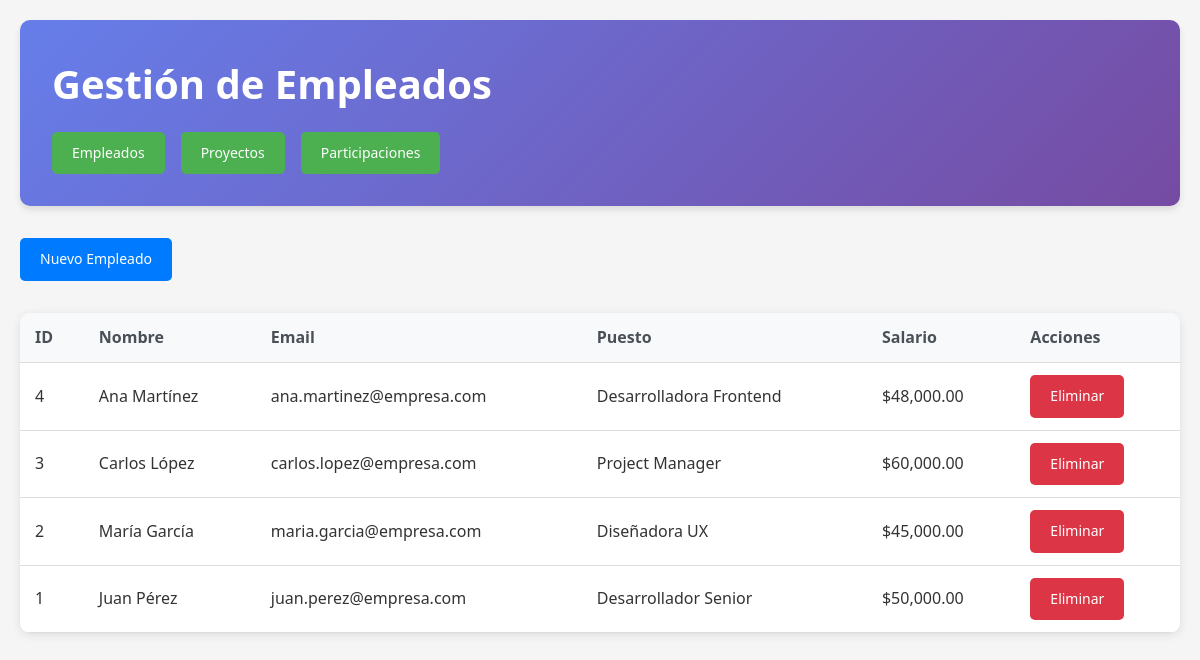
Page /sistema_gestion/index.php on the committed database.
### tables this page shows
CREATE TABLE `empleados` (
  `id` int(11) NOT NULL,
  `nombre` varchar(100) NOT NULL,
  `email` varchar(100) NOT NULL,
  `puesto` varchar(100) NOT NULL,
  `salario` decimal(10,2) NOT NULL,
  `fecha_creacion` timestamp NOT NULL DEFAULT current_timestamp()
);

### sistema_gestion/controllers/EmpleadoController.php (called while the page is built, shortened)
<?php
require_once 'models/EmpleadoModel.php';
class EmpleadoController {
    private $empleadoModel;
    public function __construct($db) {
        $this->empleadoModel = new EmpleadoModel($db);
    }
    public function index() {
        $empleados = $this->empleadoModel->seleccionarTodos();
        include 'views/empleados/index.php';
    }
}
?>

### sistema_gestion/models/EmpleadoModel.php (called while the page is built, shortened)
<?php
class EmpleadoModel {
    private $conn;
    private $table_name = "empleados";
    public function __construct($db) {
        $this->conn = $db;
    }
    public function seleccionarTodos() {
        $query = "SELECT * FROM " . $this->table_name . " ORDER BY id DESC";
        $stmt = $this->conn->prepare($query);
        $stmt->execute();
        return $stmt;
    }
}
?>

### sistema_gestion/views/empleados/index.php (the view, shortened to what this page needs)
<!DOCTYPE html>
<html lang="es">
<head>
    <link rel="stylesheet" href="css/style.css">
</head>
<body>
    <div class="container">
        <header>
            <h1>Gestión de Empleados</h1>
            <nav>
                <a href="index.php?controller=empleado&action=index" class="btn">Empleados</a>
                <a href="index.php?controller=proyecto&action=index" class="btn">Proyectos</a>
                <a href="index.php?controller=participacion&action=index" class="btn">Participaciones</a>
            </nav>
        </header>
        <div class="actions">
            <a href="index.php?controller=empleado&action=create" class="btn btn-primary">Nuevo Empleado</a>
        </div>
        <div class="table-container">
            <table>
                <thead>
                    <tr>
                        <th>ID</th>
                        <th>Nombre</th>
                        <th>Email</th>
                        <th>Puesto</th>
                        <th>Salario</th>
                        <th>Acciones</th>
                    </tr>
                </thead>
                <tbody>
                    <?php while ($empleado = $empleados->fetch(PDO::FETCH_ASSOC)): ?>
                    <tr>
                        <td><?php echo $empleado['id']; ?></td>
                        <td><?php echo htmlspecialchars($empleado['nombre']); ?></td>
                        <td><?php echo htmlspecialchars($empleado['email']); ?></td>
                        <td><?php echo htmlspecialchars($empleado['puesto']); ?></td>
                        <td>$<?php echo number_format($empleado['salario'], 2); ?></td>
                        <td class="actions">
                            <a href="index.php?controller=empleado&action=delete&id=<?php echo $empleado['id']; ?>"
                               class="btn btn-danger"
                               onclick="return confirm('¿Estás seguro de eliminar este empleado?')">
                                Eliminar
                            </a>
                        </td>
                    </tr>
                    <?php endwhile; ?>
                </tbody>
            </table>
        </div>
    </div>
</body>
</html>

### sistema_gestion/css/style.css (style rules this page uses)
* { margin: 0; padding: 0; box-sizing: border-box; }
body { font-family: 'Segoe UI', Tahoma, Geneva, Verdana, sans-serif; background-color: #f5f5f5; color: #333; line-height: 1.6; }
.container { max-width: 1200px; margin: 0 auto; padding: 20px; }
header { background: linear-gradient(135deg, #667eea 0%, #764ba2 100%); color: white; padding: 2rem; border-radius: 10px; margin-bottom: 2rem; box-shadow: 0 4px 6px rgba(0, 0, 0, 0.1); }
header h1 { font-size: 2.5rem; margin-bottom: 1rem; }
nav { display: flex; gap: 1rem; }
.btn { display: inline-block; padding: 10px 20px; background-color: #4CAF50; color: white; text-decoration: none; border-radius: 5px; border: none; cursor: pointer; transition: background-color 0.3s; font-size: 14px; }
.btn-primary { background-color: #007bff; }
.btn-danger { background-color: #dc3545; }
.actions { margin-bottom: 2rem; }
.table-container { background: white; border-radius: 10px; box-shadow: 0 2px 10px rgba(0, 0, 0, 0.1); overflow: hidden; }
table { width: 100%; border-collapse: collapse; }
th, td { padding: 12px 15px; text-align: left; border-bottom: 1px solid #ddd; }
th { background-color: #f8f9fa; font-weight: 600; color: #495057; }

### rows in the picture
empleados: id "4", nombre "Ana Martínez", email "ana.martinez@empresa.com", puesto "Desarrolladora Frontend", salario "48,000.00"
empleados: id "3", nombre "Carlos López", email "carlos.lopez@empresa.com", puesto "Project Manager", salario "60,000.00"
empleados: id "2", nombre "María García", email "maria.garcia@empresa.com", puesto "Diseñadora UX", salario "45,000.00"
empleados: id "1", nombre "Juan Pérez", email "juan.perez@empresa.com", puesto "Desarrollador Senior", salario "50,000.00"
